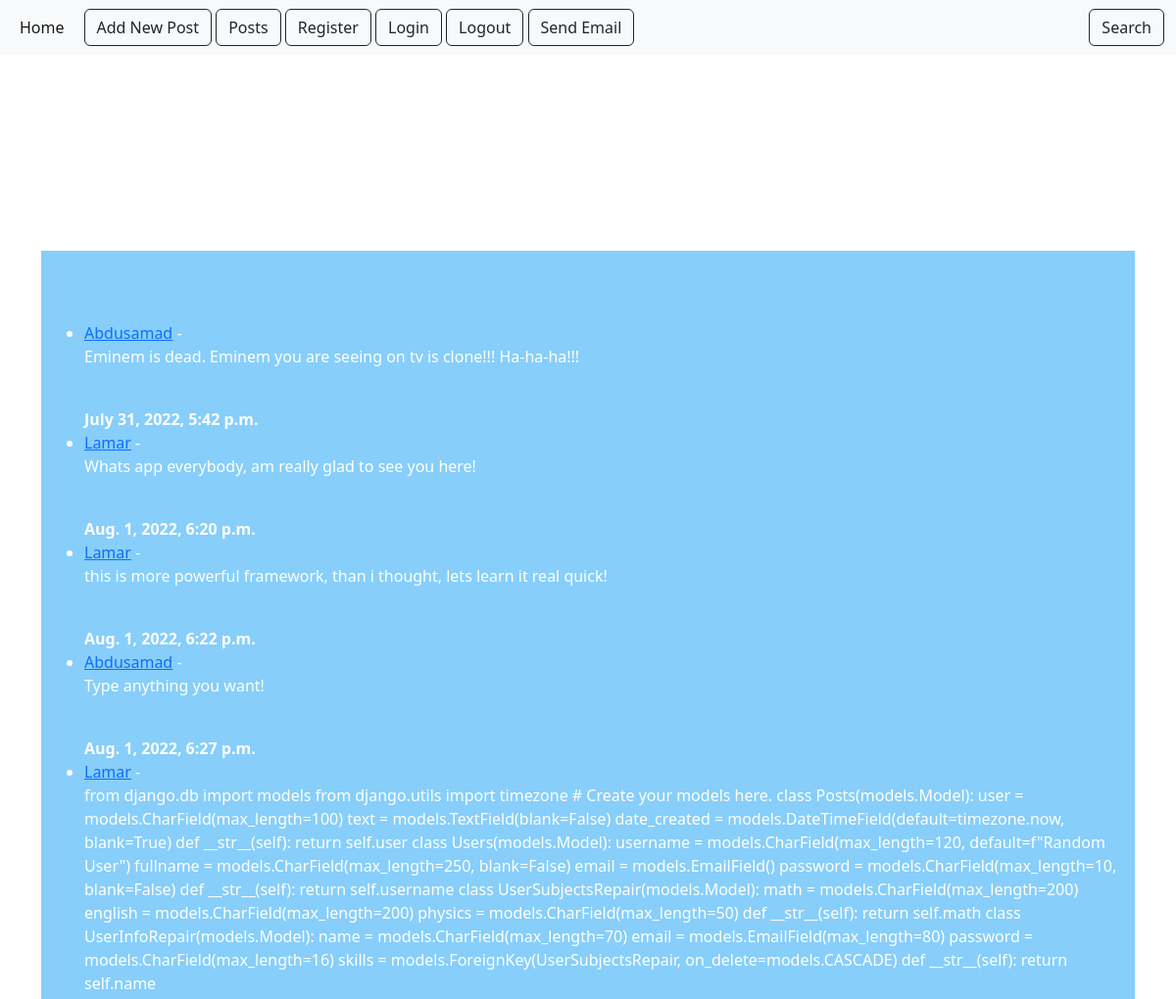
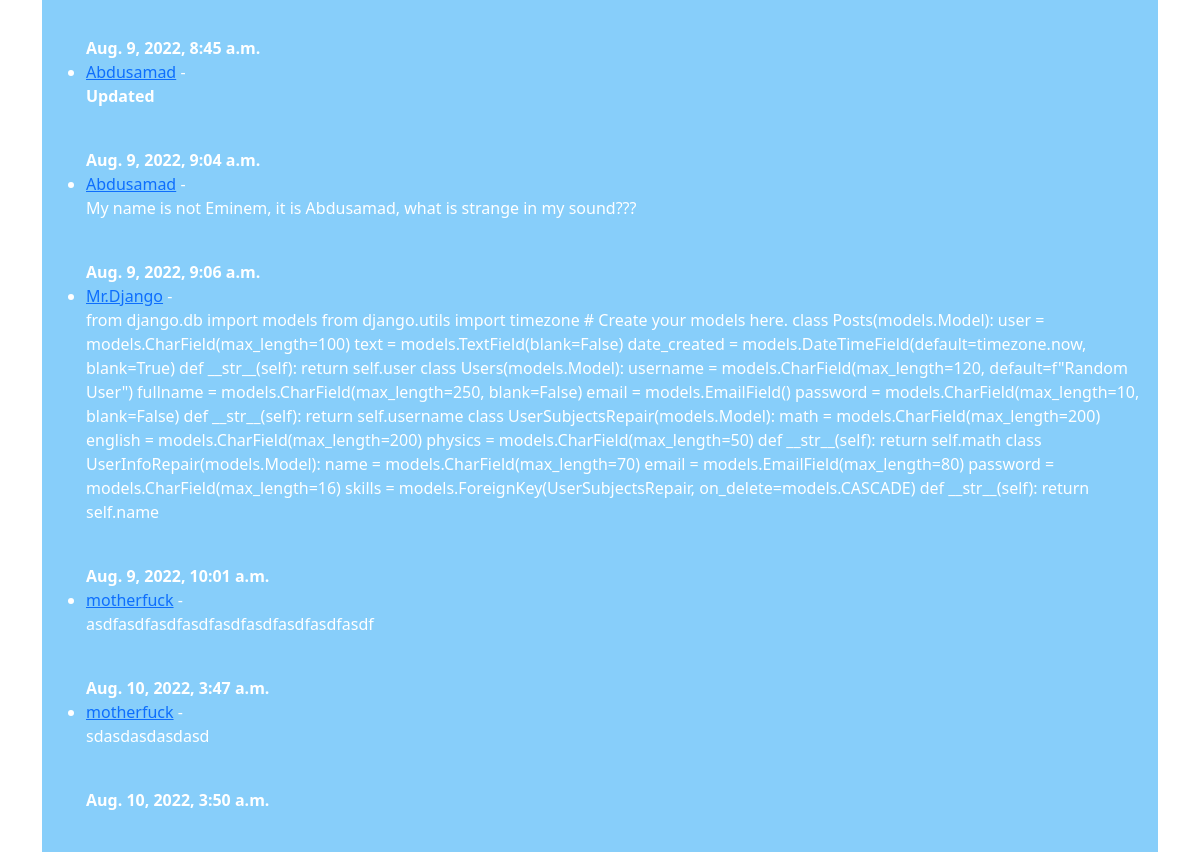
/posts/, run on the app's committed database (2 pictures, top to bottom).
### Media/models.py (models this page shows, shortened)
class Posts(models.Model):
    user = models.CharField(max_length=100)
    text = models.TextField(blank=False)
    date_created = models.DateTimeField(default=timezone.now, blank=True)
    likes = models.ManyToManyField(to=User, related_name="liked_posts")

### Media/views.py (the view)
# urls.py: path("posts/", PostsView.as_view(), name='posts'),
class PostsView(ListView):
    template_name = "posts.html"
    model = Posts

### templates/posts.html (shortened to what this page needs)
{% extends 'BasicPage.html' %}
{% block content %}
<br/>
<br/>
<div class="container" style="background-color: lightskyblue;">
    <br>
    <br>
    <br>
    <ul>
        {% for post in object_list %}
        <li>
            <a href="{% url 'user_information' post.pk %}">{{ post.user }}</a> -
            <p>{{ post.text|safe }}</p><br/><strong>{{post.date_created}}</strong>
        </li>
        {% endfor %}
    </ul>
    <br>
</div>
{% endblock %}

### templates/BasicPage.html (shortened to what this page needs)
<!doctype html>
<html lang="en">
<head>
    <link href="https://cdn.jsdelivr.net/npm/bootstrap@5.2.0-beta1/dist/css/bootstrap.min.css" rel="stylesheet"
>
</head>
<body>
<nav class="navbar navbar-expand-lg bg-light" style="color: blue;">
    <div class="container-fluid">
        <div class="collapse navbar-collapse" id="navbarSupportedContent">
            <ul class="navbar-nav me-auto mb-2 mb-lg-0">
                <li class="nav-item">
                    <a class="nav-link active" aria-current="page" href="{% url 'homepage' %}">Home</a>
                </li>
            </ul>
            <div class="container">
                <a href="{% url 'new_post' %}" class="btn btn-outline-dark">Add New Post</a>
                <a href="{% url 'posts' %}" class="btn btn-outline-dark">Posts</a>
                <a href="{% url 'register' %}" class="btn btn-outline-dark">Register</a>
                <a href="{% url 'login' %}" class="btn btn-outline-dark">Login</a>
                <a href="{% url 'logout' %}" class="btn btn-outline-dark">Logout</a>
                <a href="{% url 'verify' %}" class="btn btn-outline-dark">Send Email</a>
            </div>
            <br>
            <form class="d-flex" role="search">
                <button class="btn btn-outline-dark" type="submit">Search</button>
            </form>
        </div>
    </div>
</nav>
<br>
<br>
<br>
<br>
<div class="container">
    <h1>❤❤❤ THIS IS A WAY TO SUCCESS!!! ❤❤❤</h1>
    {% block content %}
    {% endblock content %}
</div>
</body>
</html>

### templates/BasicPage.html (style rules this page uses)
body { background-image: url('https://c4.wallpaperflare.com/wallpaper/849/1019/695/1366x768-px-simple-background-architecture-bridges-hd-art-wallpaper-preview.jpg'); color: #FFFFFF; background-size: cover; background-repeat: no-repeat; }

### data on the page
Posts: user "Abdusamad", text "Eminem is dead. Eminem you are seeing on tv is clone!!! Ha-ha-ha!!!", date_created "July 31, 2022, 5:42 p.m."
Posts: user "Lamar", text "Whats app everybody, am really glad to see you here!", date_created "Aug. 1, 2022, 6:20 p.m."
Posts: user "Lamar", text "this is more powerful framework, than i thought, lets learn it real quick!", date_created "Aug. 1, 2022, 6:22 p.m."
Posts: user "Abdusamad", text "Type anything you want!", date_created "Aug. 1, 2022, 6:27 p.m."
Posts: user "Lamar", text "from django.db import models from django.utils import timezone # Create your models here. class Posts(models.Model): user = models.CharField(max_length=100) text = models.TextField(blank=False) date_created = models.DateTimeField(default=timezone.now, blank=True) def __str__(self): return self.user class Users(models.Model): username = models.CharField(max_length=120, default=f\"Random User\") fullname = models.CharField(max_length=250, blank=False) email = models.EmailField() password = models.CharField(max_length=10, blank=False) def __str__(self): return self.username class UserSubjectsRepair(models.Model): math = models.CharField(max_length=200) english = models.CharField(max_length=200)…", date_created "Aug. 9, 2022, 8:45 a.m."
Posts: user "Abdusamad", text "Updated", date_created "Aug. 9, 2022, 9:04 a.m."
Posts: user "Abdusamad", text "My name is not Eminem, it is Abdusamad, what is strange in my sound???", date_created "Aug. 9, 2022, 9:06 a.m."
Posts: user "Mr.Django", text "from django.db import models from django.utils import timezone # Create your models here. class Posts(models.Model): user = models.CharField(max_length=100) text = models.TextField(blank=False) date_created = models.DateTimeField(default=timezone.now, blank=True) def __str__(self): return self.user class Users(models.Model): username = models.CharField(max_length=120, default=f\"Random User\") fullname = models.CharField(max_length=250, blank=False) email = models.EmailField() password = models.CharField(max_length=10, blank=False) def __str__(self): return self.username class UserSubjectsRepair(models.Model): math = models.CharField(max_length=200) english = models.CharField(max_length=200)…", date_created "Aug. 9, 2022, 10:01 a.m."
Posts: user "motherfuck", text "asdfasdfasdfasdfasdfasdfasdfasdfasdf", date_created "Aug. 10, 2022, 3:47 a.m."
Posts: user "motherfuck", text "sdasdasdasdasd", date_created "Aug. 10, 2022, 3:50 a.m."
